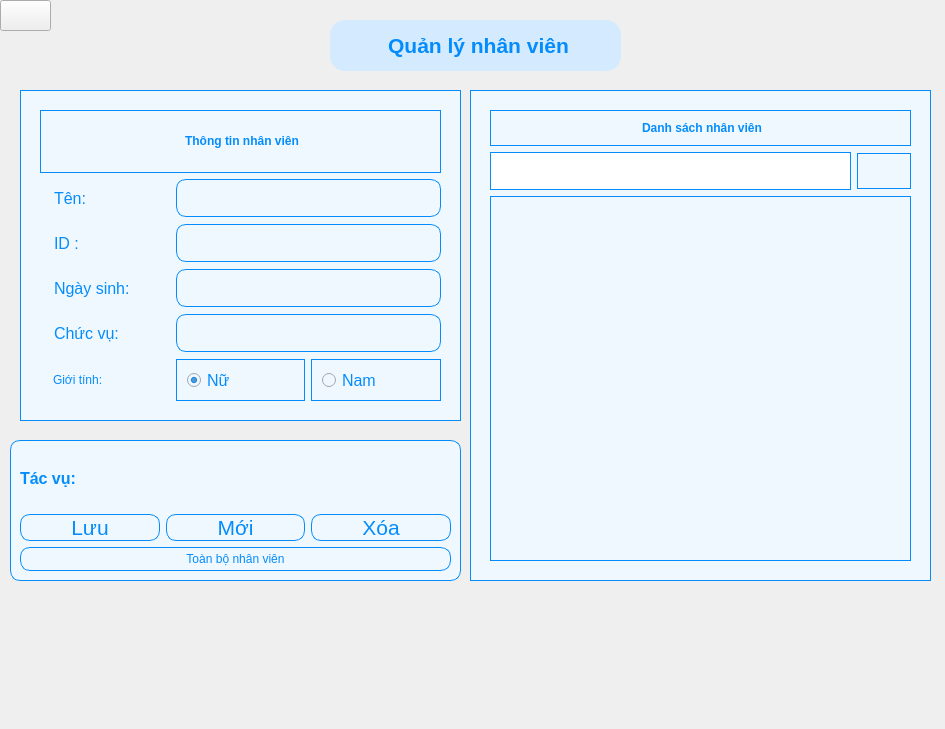
<?xml version="1.0" encoding="UTF-8"?>
<ui version="4.0">
 <class>MainWindow</class>
 <widget class="QMainWindow" name="MainWindow">
  <property name="geometry">
   <rect>
    <x>0</x>
    <y>0</y>
    <width>945</width>
    <height>729</height>
   </rect>
  </property>
  <property name="font">
   <font>
    <pointsize>12</pointsize>
   </font>
  </property>
  <property name="windowTitle">
   <string>Skibidi Water</string>
  </property>
  <property name="windowIcon">
   <iconset>
    <normaloff>../../../images/skibidi.png</normaloff>../../../images/skibidi.png</iconset>
  </property>
  <widget class="QWidget" name="centralwidget">
   <widget class="QGroupBox" name="groupBox">
    <property name="geometry">
     <rect>
      <x>20</x>
      <y>90</y>
      <width>441</width>
      <height>331</height>
     </rect>
    </property>
    <property name="font">
     <font>
      <pointsize>12</pointsize>
      <weight>75</weight>
      <bold>true</bold>
      <underline>false</underline>
     </font>
    </property>
    <property name="styleSheet">
     <string notr="true">background-color: #F0F8FF;
color: #048cfc;
    padding: 10px;
border: 1px solid #048cfc</string>
    </property>
    <property name="title">
     <string/>
    </property>
    <layout class="QGridLayout" name="gridLayout_4">
     <item row="2" column="0">
      <layout class="QGridLayout" name="gridLayout_3">
       <item row="4" column="0">
        <widget class="QLabel" name="label_9">
         <property name="styleSheet">
          <string notr="true">font: 12pt &quot;MS Shell Dlg 2&quot;;
border: 0</string>
         </property>
         <property name="text">
          <string>Giới tính:</string>
         </property>
        </widget>
       </item>
       <item row="0" column="1" colspan="2">
        <widget class="QLineEdit" name="lineEditTen">
         <property name="styleSheet">
          <string notr="true">border-radius: 10px;
font: 12pt &quot;MS Shell Dlg 2&quot;;
border: 1px solid #048cfc</string>
         </property>
        </widget>
       </item>
       <item row="4" column="1">
        <widget class="QRadioButton" name="radNu">
         <property name="font">
          <font>
           <family>MS Shell Dlg 2</family>
           <pointsize>12</pointsize>
           <weight>50</weight>
           <italic>false</italic>
           <bold>false</bold>
          </font>
         </property>
         <property name="styleSheet">
          <string notr="true">font: 12pt &quot;MS Shell Dlg 2&quot;;</string>
         </property>
         <property name="text">
          <string>Nữ</string>
         </property>
         <property name="checked">
          <bool>true</bool>
         </property>
        </widget>
       </item>
       <item row="1" column="1" colspan="2">
        <widget class="QLineEdit" name="lineEditId">
         <property name="styleSheet">
          <string notr="true">border-radius: 10px;
font: 12pt &quot;MS Shell Dlg 2&quot;;
border: 1px solid #048cfc</string>
         </property>
        </widget>
       </item>
       <item row="4" column="2">
        <widget class="QRadioButton" name="radNam">
         <property name="font">
          <font>
           <pointsize>12</pointsize>
          </font>
         </property>
         <property name="text">
          <string>Nam</string>
         </property>
        </widget>
       </item>
       <item row="2" column="1" colspan="2">
        <widget class="QLineEdit" name="lineEditNgaysinh">
         <property name="styleSheet">
          <string notr="true">border-radius: 10px;
font: 12pt &quot;MS Shell Dlg 2&quot;;
border: 1px solid #048cfc</string>
         </property>
        </widget>
       </item>
       <item row="3" column="1" colspan="2">
        <widget class="QLineEdit" name="lineEditChucvu">
         <property name="styleSheet">
          <string notr="true">border-radius: 10px;
font: 12pt &quot;MS Shell Dlg 2&quot;;
border: 1px solid #048cfc</string>
         </property>
        </widget>
       </item>
       <item row="1" column="0">
        <widget class="QLabel" name="label_2">
         <property name="font">
          <font>
           <pointsize>12</pointsize>
          </font>
         </property>
         <property name="styleSheet">
          <string notr="true">border: 0</string>
         </property>
         <property name="text">
          <string>ID :</string>
         </property>
        </widget>
       </item>
       <item row="3" column="0">
        <widget class="QLabel" name="label_5">
         <property name="font">
          <font>
           <pointsize>12</pointsize>
          </font>
         </property>
         <property name="styleSheet">
          <string notr="true">border:0</string>
         </property>
         <property name="text">
          <string>Chức vụ:</string>
         </property>
        </widget>
       </item>
       <item row="2" column="0">
        <widget class="QLabel" name="label_4">
         <property name="font">
          <font>
           <pointsize>12</pointsize>
          </font>
         </property>
         <property name="styleSheet">
          <string notr="true">border: 0</string>
         </property>
         <property name="text">
          <string>Ngày sinh:</string>
         </property>
        </widget>
       </item>
       <item row="0" column="0">
        <widget class="QLabel" name="label">
         <property name="font">
          <font>
           <pointsize>12</pointsize>
          </font>
         </property>
         <property name="styleSheet">
          <string notr="true">border: 0</string>
         </property>
         <property name="text">
          <string>Tên:</string>
         </property>
        </widget>
       </item>
      </layout>
     </item>
     <item row="1" column="0">
      <widget class="QLabel" name="label_11">
       <property name="styleSheet">
        <string notr="true">font: 75 12pt &quot;MS Shell Dlg 2&quot;;</string>
       </property>
       <property name="text">
        <string>&lt;html&gt;&lt;head/&gt;&lt;body&gt;&lt;p align=&quot;center&quot;&gt;&lt;span style=&quot; font-weight:696; color:#048cfc;&quot;&gt;Thông tin nhân viên&lt;/span&gt;&lt;/p&gt;&lt;/body&gt;&lt;/html&gt;</string>
       </property>
      </widget>
     </item>
    </layout>
   </widget>
   <widget class="QGroupBox" name="groupBox_3">
    <property name="geometry">
     <rect>
      <x>10</x>
      <y>440</y>
      <width>451</width>
      <height>141</height>
     </rect>
    </property>
    <property name="font">
     <font>
      <pointsize>12</pointsize>
      <weight>75</weight>
      <bold>true</bold>
     </font>
    </property>
    <property name="styleSheet">
     <string notr="true">background-color: #F0F8FF;
color: #048cfc;
border-radius: 10px;
border: 1px solid #048cfc</string>
    </property>
    <property name="title">
     <string/>
    </property>
    <layout class="QGridLayout" name="gridLayout_7">
     <item row="1" column="0">
      <layout class="QVBoxLayout" name="verticalLayout_2">
       <item>
        <layout class="QHBoxLayout" name="horizontalLayout">
         <item>
          <widget class="QPushButton" name="pushButtonSave">
           <property name="font">
            <font>
             <family>MS Shell Dlg 2</family>
             <pointsize>16</pointsize>
             <weight>50</weight>
             <italic>false</italic>
             <bold>false</bold>
            </font>
           </property>
           <property name="styleSheet">
            <string notr="true">QPushButton {
    /* Kiểu mặc định của nút */
background-color: #F0F8FF;
color: #048cfc;
	font: 16pt &quot;MS Shell Dlg 2&quot;;
border-radius: 10px;
border: 1px solid #048cfc;
}

/* Khi di chuột qua nút */
QPushButton:hover {
	background-color: rgb(220, 236, 255);
}

/* Khi nhấn nút */
QPushButton:pressed {
background-color: rgb(197, 227, 255);
    /* Bạn có thể thay đổi màu chữ, viền... nếu muốn */
}</string>
           </property>
           <property name="text">
            <string>Lưu</string>
           </property>
           <property name="icon">
            <iconset>
             <normaloff>images/ic_save.png</normaloff>images/ic_save.png</iconset>
           </property>
           <property name="iconSize">
            <size>
             <width>25</width>
             <height>25</height>
            </size>
           </property>
          </widget>
         </item>
         <item>
          <widget class="QPushButton" name="pushButtonNew">
           <property name="font">
            <font>
             <family>MS Shell Dlg 2</family>
             <pointsize>16</pointsize>
             <weight>50</weight>
             <italic>false</italic>
             <bold>false</bold>
            </font>
           </property>
           <property name="styleSheet">
            <string notr="true">QPushButton {
    /* Kiểu mặc định của nút */
background-color: #F0F8FF;
color: #048cfc;
	font: 16pt &quot;MS Shell Dlg 2&quot;;
border-radius: 10px;
border: 1px solid #048cfc;
}

/* Khi di chuột qua nút */
QPushButton:hover {
	background-color: rgb(220, 236, 255);
}

/* Khi nhấn nút */
QPushButton:pressed {
background-color: rgb(197, 227, 255);
    /* Bạn có thể thay đổi màu chữ, viền... nếu muốn */
}</string>
           </property>
           <property name="text">
            <string>Mới</string>
           </property>
           <property name="icon">
            <iconset>
             <normaloff>images/ic_add.png</normaloff>images/ic_add.png</iconset>
           </property>
           <property name="iconSize">
            <size>
             <width>25</width>
             <height>25</height>
            </size>
           </property>
          </widget>
         </item>
         <item>
          <widget class="QPushButton" name="pushButtonDelete">
           <property name="font">
            <font>
             <family>MS Shell Dlg 2</family>
             <pointsize>16</pointsize>
             <weight>50</weight>
             <italic>false</italic>
             <bold>false</bold>
            </font>
           </property>
           <property name="styleSheet">
            <string notr="true">QPushButton {
    /* Kiểu mặc định của nút */
background-color: #F0F8FF;
color: #048cfc;
	font: 16pt &quot;MS Shell Dlg 2&quot;;
border-radius: 10px;
border: 1px solid #048cfc;
}

/* Khi di chuột qua nút */
QPushButton:hover {
	background-color: rgb(220, 236, 255);
}

/* Khi nhấn nút */
QPushButton:pressed {
background-color: rgb(197, 227, 255);
    /* Bạn có thể thay đổi màu chữ, viền... nếu muốn */
}</string>
           </property>
           <property name="text">
            <string>Xóa</string>
           </property>
           <property name="icon">
            <iconset>
             <normaloff>images/ic_delete.png</normaloff>images/ic_delete.png</iconset>
           </property>
           <property name="iconSize">
            <size>
             <width>25</width>
             <height>25</height>
            </size>
           </property>
          </widget>
         </item>
        </layout>
       </item>
       <item>
        <widget class="QPushButton" name="hienthibutton">
         <property name="maximumSize">
          <size>
           <width>16777215</width>
           <height>40</height>
          </size>
         </property>
         <property name="styleSheet">
          <string notr="true">QPushButton {
    /* Kiểu mặc định của nút */
background-color: #F0F8FF;
color: #048cfc;
	font: 16pt &quot;MS Shell Dlg 2&quot;;
border-radius: 10px;
border: 1px solid #048cfc;
}

/* Khi di chuột qua nút */
QPushButton:hover {
	background-color: rgb(220, 236, 255);
}

/* Khi nhấn nút */
QPushButton:pressed {
background-color: rgb(197, 227, 255);
    /* Bạn có thể thay đổi màu chữ, viền... nếu muốn */
}</string>
         </property>
         <property name="text">
          <string>Toàn bộ nhân viên</string>
         </property>
        </widget>
       </item>
      </layout>
     </item>
     <item row="0" column="0">
      <widget class="QLabel" name="label_18">
       <property name="maximumSize">
        <size>
         <width>16777215</width>
         <height>16777215</height>
        </size>
       </property>
       <property name="styleSheet">
        <string notr="true">border: 0</string>
       </property>
       <property name="text">
        <string>&lt;html&gt;&lt;head/&gt;&lt;body&gt;&lt;p&gt;&lt;span style=&quot; font-size:12pt; font-weight:696; color:#048cfc;&quot;&gt;Tác vụ:&lt;/span&gt;&lt;/p&gt;&lt;/body&gt;&lt;/html&gt;</string>
       </property>
      </widget>
     </item>
    </layout>
   </widget>
   <widget class="QGroupBox" name="groupBox_2">
    <property name="geometry">
     <rect>
      <x>470</x>
      <y>90</y>
      <width>461</width>
      <height>491</height>
     </rect>
    </property>
    <property name="styleSheet">
     <string notr="true">background-color: #F0F8FF;
color: #048cfc;
    padding: 10px;
border: 1px solid #048cfc
</string>
    </property>
    <property name="title">
     <string/>
    </property>
    <layout class="QGridLayout" name="gridLayout_2">
     <item row="1" column="0">
      <layout class="QGridLayout" name="gridLayout">
       <item row="0" column="0">
        <widget class="QLineEdit" name="findemp">
         <property name="toolTip">
          <string>&lt;html&gt;&lt;head/&gt;&lt;body&gt;&lt;p align=&quot;justify&quot;&gt;&lt;span style=&quot; font-size:8pt;&quot;&gt;Nhập tên/id/chức vụ&lt;/span&gt;&lt;/p&gt;&lt;/body&gt;&lt;/html&gt;</string>
         </property>
         <property name="styleSheet">
          <string notr="true">background-color: rgb(255, 255, 255);</string>
         </property>
        </widget>
       </item>
       <item row="0" column="1">
        <widget class="QPushButton" name="findempbutton">
         <property name="text">
          <string/>
         </property>
         <property name="icon">
          <iconset>
           <normaloff>../../../images/Nhanvien/find.webp</normaloff>../../../images/Nhanvien/find.webp</iconset>
         </property>
         <property name="flat">
          <bool>true</bool>
         </property>
        </widget>
       </item>
       <item row="1" column="0" colspan="2">
        <widget class="QListWidget" name="listWidgetEmployee"/>
       </item>
      </layout>
     </item>
     <item row="0" column="0">
      <widget class="QLabel" name="label_10">
       <property name="styleSheet">
        <string notr="true">font: 75 12pt &quot;MS Shell Dlg 2&quot;;</string>
       </property>
       <property name="text">
        <string>&lt;html&gt;&lt;head/&gt;&lt;body&gt;&lt;p align=&quot;center&quot;&gt;&lt;span style=&quot; font-weight:696; color:#048cfc;&quot;&gt;Danh sách nhân viên&lt;/span&gt;&lt;/p&gt;&lt;/body&gt;&lt;/html&gt;</string>
       </property>
      </widget>
     </item>
    </layout>
   </widget>
   <widget class="QPushButton" name="HomeButton">
    <property name="geometry">
     <rect>
      <x>0</x>
      <y>0</y>
      <width>51</width>
      <height>31</height>
     </rect>
    </property>
    <property name="text">
     <string/>
    </property>
    <property name="icon">
     <iconset>
      <normaloff>../../../images/Home.webp</normaloff>../../../images/Home.webp</iconset>
    </property>
   </widget>
   <widget class="QLabel" name="label_3">
    <property name="geometry">
     <rect>
      <x>330</x>
      <y>20</y>
      <width>291</width>
      <height>51</height>
     </rect>
    </property>
    <property name="font">
     <font>
      <pointsize>16</pointsize>
      <weight>75</weight>
      <bold>true</bold>
     </font>
    </property>
    <property name="styleSheet">
     <string notr="true">color: rgb(4, 140, 252);
border-radius: 15px;
padding: 5px;
background-color: rgb(211, 234, 255);</string>
    </property>
    <property name="text">
     <string>&lt;html&gt;&lt;head/&gt;&lt;body&gt;&lt;p align=&quot;center&quot;&gt;&lt;span style=&quot; font-weight:696; color:#048cfc;&quot;&gt;Quản lý nhân viên&lt;/span&gt;&lt;/p&gt;&lt;/body&gt;&lt;/html&gt;</string>
    </property>
   </widget>
   <widget class="QLabel" name="label_6">
    <property name="geometry">
     <rect>
      <x>-10</x>
      <y>-10</y>
      <width>961</width>
      <height>751</height>
     </rect>
    </property>
    <property name="text">
     <string/>
    </property>
    <property name="scaledContents">
     <bool>true</bool>
    </property>
   </widget>
   <zorder>label_6</zorder>
   <zorder>groupBox</zorder>
   <zorder>groupBox_3</zorder>
   <zorder>groupBox_2</zorder>
   <zorder>HomeButton</zorder>
   <zorder>label_3</zorder>
  </widget>
 </widget>
 <tabstops>
  <tabstop>lineEditTen</tabstop>
  <tabstop>lineEditId</tabstop>
  <tabstop>radNu</tabstop>
  <tabstop>radNam</tabstop>
 </tabstops>
 <resources/>
 <connections/>
</ui>
